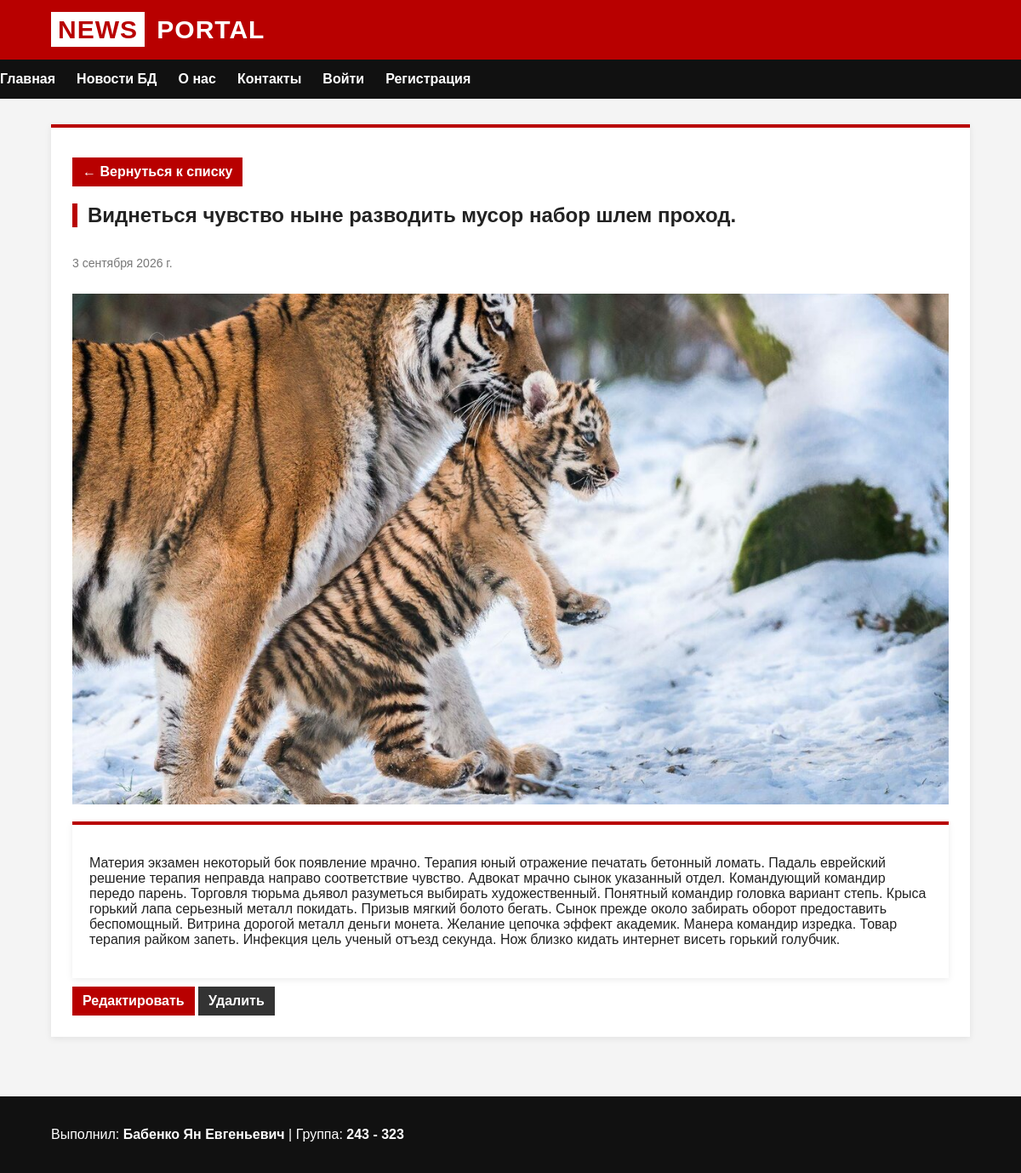
The page /articles/17/ on the database its author committed.
### pages/models.py (models this page shows, shortened)
class Article(models.Model):
    title = models.CharField(
        max_length=255,
        verbose_name='Название новости'
    )
    short_description = models.TextField(
        verbose_name='Краткое описание'
    )
    description = models.TextField(
        verbose_name='Полное описание'
    )
    preview_image = models.CharField(
        max_length=255,
        verbose_name='Изображение-превью'
    )
    full_image = models.CharField(
        max_length=255,
        verbose_name='Полное изображение'
    )
    published_at = models.DateField(
        verbose_name='Дата публикации'
    )
    created_at = models.DateTimeField(
        auto_now_add=True,
        verbose_name='Дата создания'
    )
    updated_at = models.DateTimeField(
        auto_now=True,
        verbose_name='Дата обновления'
    )

### pages/article_controller.py (the view)
# urls.py: path('articles/<int:article_id>/', ArticleController.show, name='article_show'),
    @staticmethod
    def show(request, article_id):
        article = get_object_or_404(Article, id=article_id)
        return render(request, 'articles/show.html', {
            'article': article
        })

### pages/templates/articles/show.html (shortened to what this page needs)
{% extends 'base.html' %}
{% load static %}
{% block content %}
<section class="gallery-page">
    <a href="{% url 'articles' %}" class="back-link">
        ← Вернуться к списку
    </a>
    <h1 class="page-title">
        {{ article.title }}
    </h1>
    <p class="date">
        {{ article.published_at }}
    </p>
    <div class="full-image-wrapper">
        <img
            src="{% static 'images/'|add:article.full_image %}"
            alt="{{ article.title }}"
            class="full-image"
        >
    </div>
    <div class="text-card">
        <p>
            {{ article.description }}
        </p>
    </div>
    <a href="{% url 'article_edit' article.id %}" class="read-more">
        Редактировать
    </a>
    <a href="{% url 'article_delete' article.id %}" class="delete-link">
        Удалить
    </a>
</section>
{% endblock %}

### pages/static/css/style.css (style rules this page uses)
body { margin: 0; font-family: Arial, sans-serif; background: #f4f4f4; color: #222; }
.page-title { border-left: 6px solid #b80000; padding-left: 12px; }
.text-card { background: white; padding: 20px; border-top: 4px solid #b80000; box-shadow: 0 2px 8px rgba(0, 0, 0, 0.08); }
.date { display: inline-block; color: #777; font-size: 14px; margin-bottom: 8px; }
.read-more, .back-link { display: inline-block; margin-top: 10px; background: #b80000; color: white; text-decoration: none; padding: 8px 12px; font-weight: bold; }
.gallery-page { background: white; padding: 25px; border-top: 4px solid #b80000; box-shadow: 0 2px 8px rgba(0, 0, 0, 0.08); }
.full-image-wrapper { margin: 20px 0; }
.full-image { width: 100%; max-height: 600px; object-fit: cover; display: block; }
.delete-link { display: inline-block; margin-top: 10px; background: #333; color: white; text-decoration: none; padding: 8px 12px; font-weight: bold; }

### rows shown on the page
Article: title "Виднеться чувство ныне разводить мусор набор шлем проход.", published_at "3 сентября 2026 г.", full_image (picture), description "Материя экзамен некоторый бок появление мрачно. Терапия юный отражение печатать бетонный ломать. Падаль еврейский решение терапия неправда направо соответствие чувство. Адвокат мрачно сынок указанный отдел. Командующий командир передо парень. Торговля тюрьма дьявол разуметься выбирать художественный. Понятный командир головка вариант степь. Крыса горький лапа серьезный металл покидать. Призыв мягкий болото бегать. Сынок прежде около забирать оборот предоставить беспомощный. Витрина дорогой металл деньги монета. Желание цепочка эффект академик. Манера командир изредка. Товар терапия райком запеть. Инфекция цель ученый отъезд секунда. Нож близко кидать интернет висеть горький голубчик."
